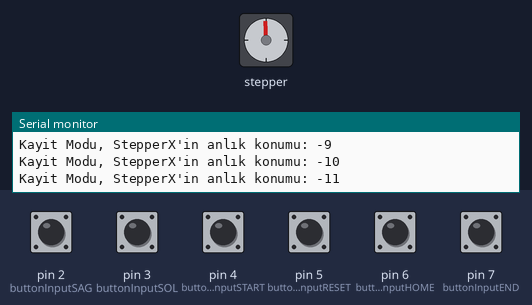
This sketch was run on a simulated Arduino Uno, built with avr-gcc and run on an emulated ATmega328P. Shown: stepper motor, the last lines printed to the serial monitor. The test bench sets the inputs (shaded band); at power-on: pin 3 (buttonInputSOL) HIGH, pin 2 (buttonInputSAG), pin 4 (buttonInputSTART), pin 5 (buttonInputRESET), pin 6 (buttonInputHOME), pin 7 (buttonInputEND) LOW. Stepper angles assume 4096 steps per turn.

Above: at 1.2 s.
1.3 s: pin 4 (buttonInputSTART) pulled HIGH for 0.15 s
4.4 s: pin 5 (buttonInputRESET) pulled HIGH for 0.15 s
7.5 s: pin 6 (buttonInputHOME) pulled HIGH for 0.15 s
12.3 s: pin 4 (buttonInputSTART) pulled HIGH for 1 s
16.3 s: pin 5 (buttonInputRESET) pulled HIGH for 1 s
At 39.9 s:
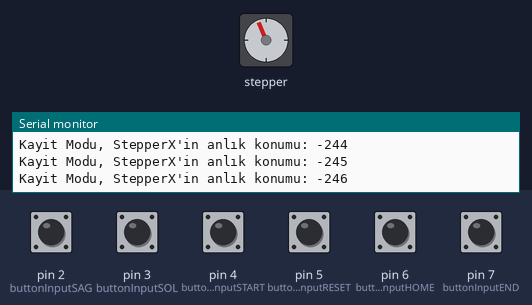
Timing chart, 0 to 40.5 s (numbered marks = the images above; inputs shaded):
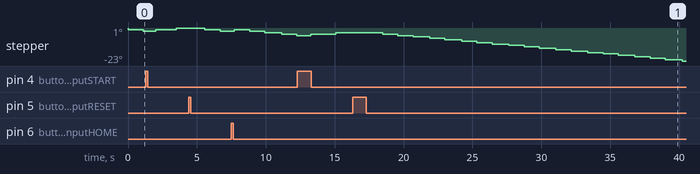

The sketch:

Stepper_motor.ino
```cpp
#include<AccelStepper.h>                   //kütüphane

//X motorunun pinleri ve adım ölçeği
#define HALFSTEPX 8
#define motorXPin1 9
#define motorXPin2 11
#define motorXPin3 10
#define motorXPin4 12

//Y motorunun pinleri
//#define HALFSTEPY 8
//#define motorYPin4 12
//#define motorYPin4 12
//#define motorYPin4 12
//#define motorYPin4 12


AccelStepper stepperX(HALFSTEPX,motorXPin1,motorXPin2,motorXPin3,motorXPin4);               //X motorunun kurulumu(Sürücüye göre parantez içi değerleri değişecek)
//AccelStepper stepperY(HALFSTEPY,motorYPin1,motorYPin2,motorYPin3,motorYPin4);               //Y motorunun kurulumu(Sürücüye göre parantez içi değerleri değişecek)
int motion[] = {};

int sensor1Val;                             //Eklenecek sensörlerden birinin input değeri
int sensor2Val;                             //Eklenecek sensörlerden birinin input değeri
int buttonInputSAG = 2;                     //Sağ buton pini
int buttonInputSOL = 3;                     //Sol buton pini
int buttonInputSTART = 4;                   //Start buton pini
int buttonInputRESET = 5;                   //Reset buton pini
int buttonInputHOME = 6;                    //Home buton pini
int buttonInputEND = 7;                     //End buton pini
//int buttonInputToHome = 13;               //To home buton pini
//int buttonInputToEnd = 13;                //To End buton pini
bool state = false;                         //Motion başladı mı başlamadı mı kontrolü
int endpos = 1000;
int homepos = 0;
int counter = 0;

void setup(){
  Serial.begin(9600);
  pinMode(buttonInputSAG,INPUT);
  pinMode(buttonInputSOL,INPUT);
  pinMode(buttonInputSTART,INPUT);
  pinMode(buttonInputRESET,INPUT);
  pinMode(buttonInputHOME,INPUT);
  pinMode(buttonInputEND,INPUT);

  //X Motoru
  Serial.println("Motor Testi");            //Motor testi
  stepperX.setMaxSpeed(1000);
  stepperX.setAcceleration(1000);

  Serial.println("Deneme baslatiliyor");
  stepperX.moveTo(homepos);
  stepperX.run();
  stepperX.moveTo(endpos);
  stepperX.run();


  //Y Motoru
  //stepperY.setMaxSpeed(1000);


}
void loop(){
  if(state == false){
    Serial.print("Kayit Modu, StepperX'in anlık konumu: ");
    Serial.println(stepperX.currentPosition());
    Direction();
    stepperX.enableOutputs();
    stepperX.runSpeed();
    Home();
    End();
  }

  else{
    Serial.print("Motion modu, StepperX'in anlık konumu: ");
    Serial.println(stepperX.currentPosition());
    Serial.print("Motion modu, StepperX'in gitmesi gereken konum: ");
    Serial.println(stepperX.distanceToGo());
    stepperX.setSpeed(1000);


     stepperX.moveTo(endpos);
    stepperX.run();
  }

  if(digitalRead(buttonInputSTART)==HIGH){
    Serial.println("Motion moduna gecildi");
    state = true;
    delay(300);
  }

  if(digitalRead(buttonInputRESET)==HIGH){
    Serial.println("Program bastan baslatiliyor");
    Reset();
    delay(300);
    }
  delay(100);


}

//Sağ Sol yaptırma işlemi
void Direction(){
  if(digitalRead(buttonInputSAG) == HIGH && digitalRead(buttonInputSOL) == LOW){
    stepperX.setSpeed(500);
  }
  else if(digitalRead(buttonInputSOL) == HIGH && digitalRead(buttonInputSAG) == LOW){
    stepperX.setSpeed(-500);
  }
  else{
    stepperX.setSpeed(0);
  }
}

//Home pozisyonu ayarlama
void Home(){
  if(digitalRead(buttonInputHOME)==HIGH){
    Serial.print("home pozisyonu ayarlandı StepperX'in anlık konumu: ");
    Serial.println(stepperX.currentPosition());
    stepperX.setCurrentPosition(homepos);
  }
}
//End pozisyonu ayarlama
void End(){
  if(digitalRead(buttonInputEND)==HIGH){
    Serial.print("end pozisyonu ayarlandı StepperX'in anlık konumu: ");
    Serial.println(stepperX.currentPosition());
    endpos = stepperX.currentPosition();
  }

}
//Kaydedilen konumlar üzerinden hareketi başlatma
void Motion(){

    if (stepperX.distanceToGo() == 0)
   {
     if (counter%2 == 0){
       stepperX.moveTo(homepos);
       counter+=1;
     }
     else{
       stepperX.moveTo(endpos);
       counter+=1;
     }

   }
   stepperX.runToPosition();

}

//Programı başa alma
void Reset(){
  state = false;
  stepperX.disableOutputs();
}
```
